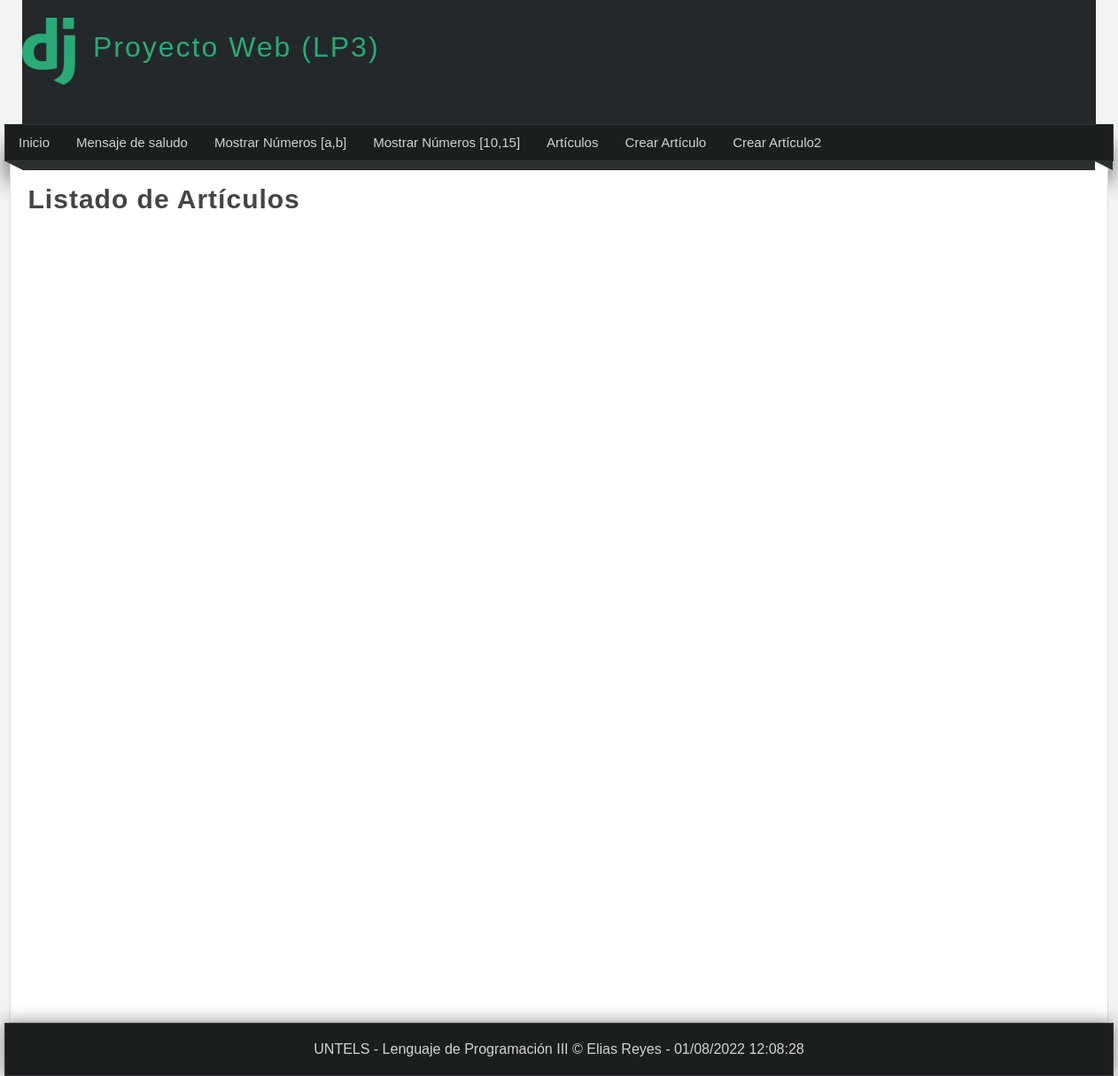
Page /listar-articulos/ on the earlier database version.
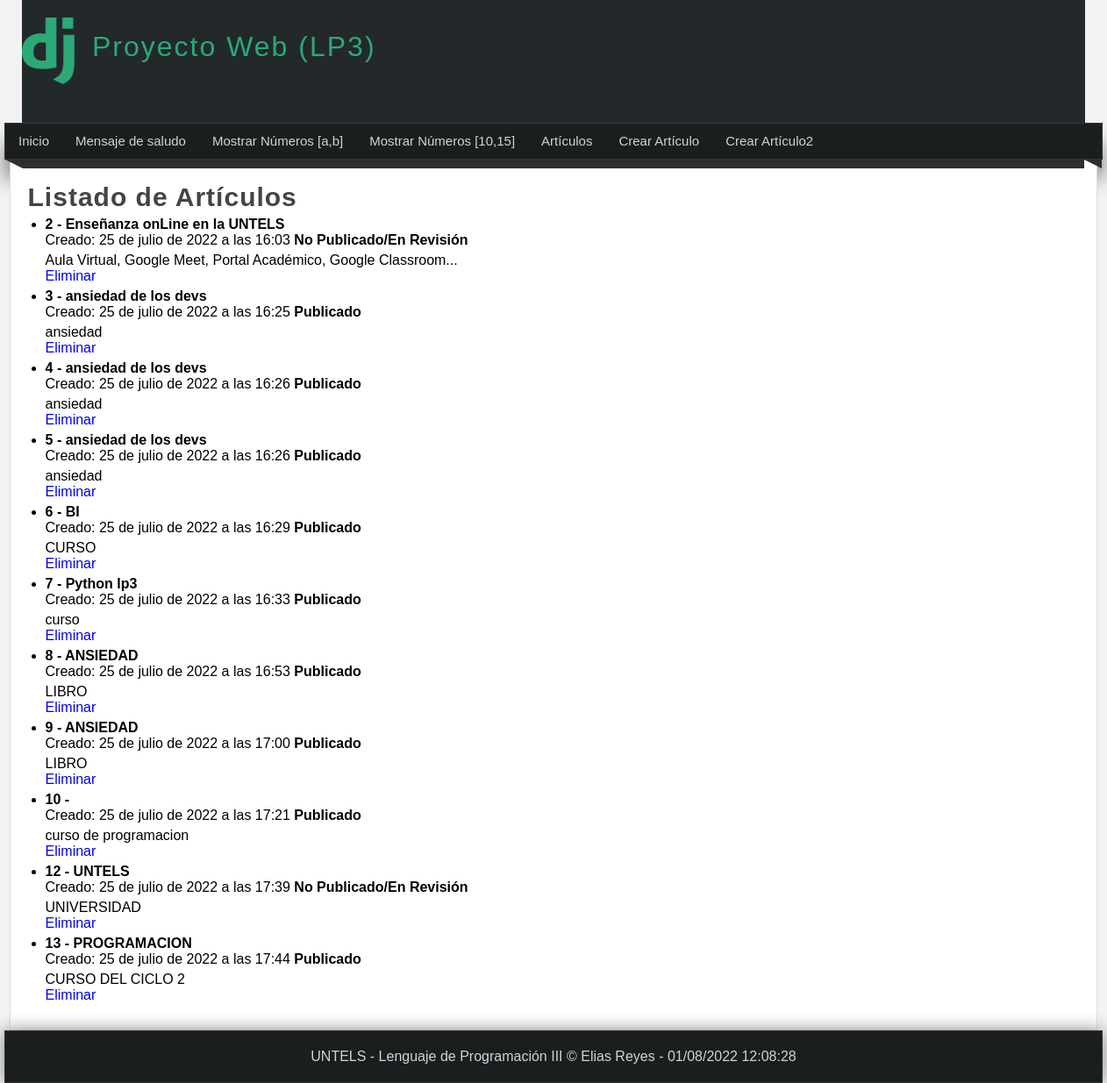
Same page on the later database version.
### miapp/models.py (models this page shows)
class Articulo(models.Model):
    titulo = models.CharField(max_length=150)
    contenido = models.TextField()
    imagen = models.ImageField(default='null')
    publicado = models.BooleanField()
    creado = models.DateTimeField(auto_now_add=True)
    actualizado = models.DateTimeField(auto_now=True)

### miapp/views.py (the view)
# urls.py: path('listar-articulos/',views.listar_articulos,name="listar_articulos"),
def listar_articulos(request):
    articulos = Articulo.objects.all();
    """articulos = Articulo.objects.filter(
        Q(titulo__contains="Py") |
        Q(titulo__contains="Hab")
    )"""
    return render(request, 'listar_articulos.html',{
        'articulos': articulos,
        'titulo': 'Listado de Artículos'
    })

### miapp/templates/listar_articulos.html (shortened to what this page needs)
{% extends 'layout.html' %}
{% block content %}
    <h1 class="title">{{titulo}} </h1>
    <ul>
        {% for articulo in articulos %}
   <li>
      <h4>{{articulo.id}} - {{articulo.titulo}}</h4>
     <span>Creado: {{articulo.creado}}</span>
      {% if articulo.publicado %}
        <strong> Publicado </strong>
     {% else %}
        <strong> No Publicado/En Revisión </strong>
     {% endif %}
      <p>
         {{articulo.contenido}}<br>
         <a href="{% url 'eliminar_articulo' id=articulo.id %}">Eliminar</a>
      </p>
   </li>
{% endfor %}
    </ul>
{% endblock %}

### miapp/templates/layout.html (shortened to what this page needs)
<!DOCTYPE html>
<html lang="es">
    <head>
        {% load static %}
        <link rel="stylesheet" type="text/css" href="{% static 'css/style.css' %}"/>
    </head>
    <body>
        <header>
            <div id="logotipo">
                <img src="{% static 'images/LogoDJango.png' %}" alt=""/>
                <h1>Proyecto Web (LP3)</h1>
            </div>
        </header>
        <nav>
            <ul>
                <li>
                    <a href="{% url 'inicio' %}"> Inicio </a>
                </li>
                <li>
                    <a href="{% url 'saludo' %}"> Mensaje de saludo</a>
                </li>
                <li>
                    <a href="{% url 'rango' %}"> Mostrar Números [a,b]</a>
                </li>
                <li>
                    <a href="{% url 'rango2' %}"> Mostrar Números [10,15]</a>
                </li>
                 <li>
                    <a href="{% url 'listar_articulos' %}"> Artículos</a>
                 </li>
                 <li>
                    <a href="{% url 'create_articulo' %}"> Crear Artículo</a>
                 </li>
                 <li>
                    <a href="{% url 'create_full_articulo' %}"> Crear Artículo2</a>
                </li>
            </ul>
        </nav>
        <div class="barra">
            <span class="esquina-izquierda"></span>
            <span class="relleno-barra"></span>
            <span class="esquina-derecha"></span>
        </div>
        <div id ="content">
            <div class="box">
                {% block content %}{% endblock %}
            </div>
        </div>
        <footer>
            UNTELS - Lenguaje de Programación III &COPY; Elias Reyes - {% now "d/m/Y h:m:s" %}
        </footer>
    </body>
</html>

### miapp/static/css/style.css (style rules this page uses)
* { margin: 0px; padding: 0px; font-family:Arial, Helvetica,sans-serif; text-decoration: none; }
.box p, .box h2, .box ul { margin-bottom: 5px; margin-top: 5px; }
.box ul, .box ol { margin-left: 20px; margin-bottom: 10px; }
body { background-color: #f2f2f2; }
header { width: 1212px; height: 140px; background-color: #23282b; margin: 0 auto; }
#logotipo h1 { display: block; float: left; margin-top: 35px; margin-left: 20px; letter-spacing: 2px; font-weight: lighter; color: #2ba977; }
#logotipo img { display: block; width: 60px; float: left; margin-top: 20px; }
nav { width: 1250px; height: 40px; margin: 0 auto; background-color: #1b1e1f; border: 1px solid #333333; box-shadow: 0px 22px 22px gray; font-size: 15px; }
nav ul { list-style: none; text-decoration: none; }
nav ul li { line-height: 40px; float:left; }
nav ul li a { display: block; padding-left: 15px; padding-right: 15px; color: #d1d4d6; }
.barra { width: 1250px; margin: 0 auto; }
.esquina-izquierda { display:block; border-left: 20px solid transparent; border-top: 10px solid #2b2f30; float: left; }
.esquina-derecha { display:block; border-left: 20px solid transparent; border-top: 10px solid #2b2f30; float: left; }
.relleno-barra { display: block; width: 1210px; height: 10px; background: #2b2f30; float: left; }
.box { background: white; width: 95%; min-height: 930px; padding: 20px;border: 1px solid #ddd; border-radius: 2px; margin: 0 auto; }
.title { color: #444; letter-spacing: 1px; font-size: 30px; margin-bottom: 4px; margin-top: 5px; }
footer { width: 1250px; background-color: #1b1e1f; border:1px solid #333; color: #d1d4d6; text-align: center; margin: 0 auto; padding-top: 20px; padding-bottom: 20px; box-shadow: 0px 0px 20px gray; }
.box { background: white; width: 95%; min-height: 930px; padding: 20px; border: 1px solid #ddd; border-radius: 2px; margin: 0 auto; }

Differences in the rows shown:
added Articulo: id "2", titulo "Enseñanza onLine en la UNTELS", creado "25 de julio de 2022 a las 16:03", publicado "No Publicado/En Revisión", contenido "Aula Virtual, Google Meet, Portal Académico, Google Classroom..."
added Articulo: id "3", titulo "ansiedad de los devs", creado "25 de julio de 2022 a las 16:25", publicado "Publicado", contenido "ansiedad"
added Articulo: id "4", titulo "ansiedad de los devs", creado "25 de julio de 2022 a las 16:26", publicado "Publicado", contenido "ansiedad"
added Articulo: id "5", titulo "ansiedad de los devs", creado "25 de julio de 2022 a las 16:26", publicado "Publicado", contenido "ansiedad"
added Articulo: id "6", titulo "BI", creado "25 de julio de 2022 a las 16:29", publicado "Publicado", contenido "CURSO"
added Articulo: id "7", titulo "Python lp3", creado "25 de julio de 2022 a las 16:33", publicado "Publicado", contenido "curso"
added Articulo: id "8", titulo "ANSIEDAD", creado "25 de julio de 2022 a las 16:53", publicado "Publicado", contenido "LIBRO"
added Articulo: id "9", titulo "ANSIEDAD", creado "25 de julio de 2022 a las 17:00", publicado "Publicado", contenido "LIBRO"
added Articulo: id "10", creado "25 de julio de 2022 a las 17:21", publicado "Publicado", contenido "curso de programacion"
added Articulo: id "12", titulo "UNTELS", creado "25 de julio de 2022 a las 17:39", publicado "No Publicado/En Revisión", contenido "UNIVERSIDAD"
added Articulo: id "13", titulo "PROGRAMACION", creado "25 de julio de 2022 a las 17:44", publicado "Publicado", contenido "CURSO DEL CICLO 2"
